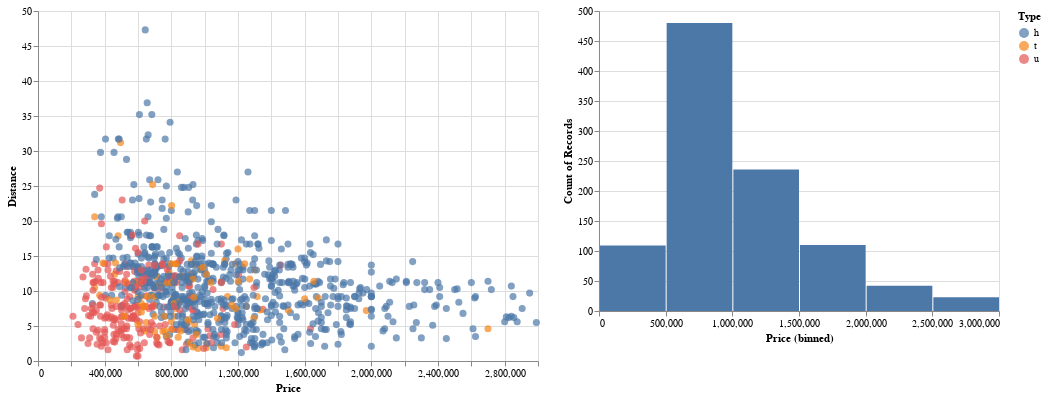

Notebook code cell kept with this figure:
### Code cell
chart1 | chart2

### Figure 1 — Vega-Lite specification as saved in the notebook (floating-point values rounded to 4 significant figures; data arrays with more than 128 entries replaced by an {"elided": "..."} marker saying what was removed)
{"config": {"view": {"continuousWidth": 400, "continuousHeight": 300}}, "hconcat": [{"mark": {"type": "circle", "size": 50}, "encoding": {"color": {"type": "nominal", "field": "Type"}, "x": {"type": "quantitative", "field": "Price"}, "y": {"type": "quantitative", "field": "Distance"}}, "height": 350, "selection": {"selector002": {"type": "interval"}}, "width": 500}, {"mark": "bar", "encoding": {"x": {"type": "quantitative", "bin": true, "field": "Price"}, "y": {"type": "quantitative", "aggregate": "count"}}, "transform": [{"filter": {"selection": "selector002"}}]}], "data": {"name": "data-192ffdf84e60bfbf8da58d035624c103"}, "$schema": "https://vega.github.io/schema/vega-lite/v4.8.1.json", "datasets": {"data-192ffdf84e60bfbf8da58d035624c103": {"elided": "1000 records"}}}
